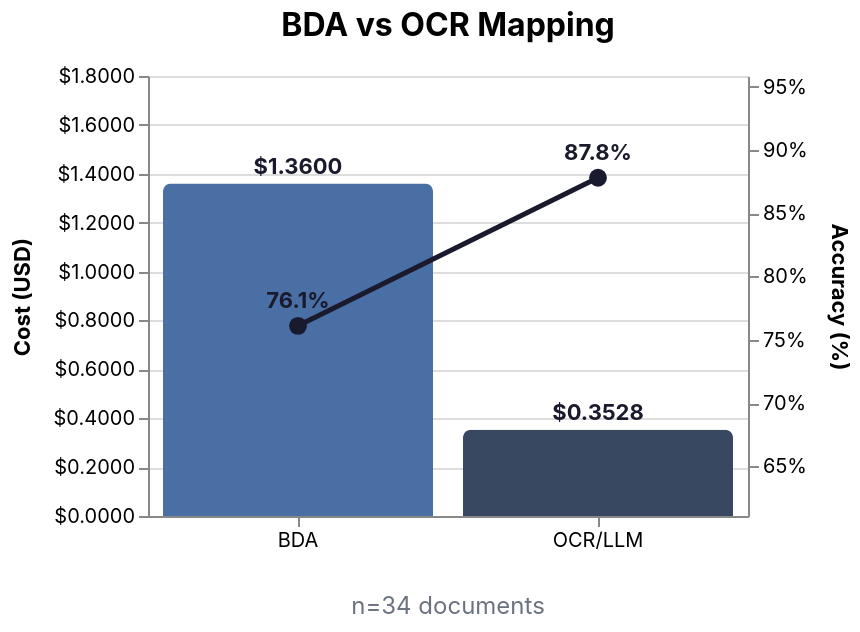

The specification (Vega-Lite) saved for this image:
### Vega-Lite specification from a JSON file in a GitHub repository (floating-point values rounded to 4 significant figures)
{"$schema": "https://vega.github.io/schema/vega-lite/v5.json", "vconcat": [{"$schema": "https://vega.github.io/schema/vega-lite/v5.json", "title": {"text": "BDA vs OCR Mapping", "fontSize": 16, "offset": 12}, "width": 300, "height": 220, "resolve": {"scale": {"y": "independent"}}, "layer": [{"data": {"values": [{"cost": 1.36, "method": "BDA"}, {"cost": 0.3528, "method": "OCR/LLM"}]}, "layer": [{"mark": {"type": "bar", "cornerRadiusTopLeft": 4, "cornerRadiusTopRight": 4}, "encoding": {"x": {"field": "method", "type": "nominal", "axis": {"labelAngle": 0, "title": null}, "sort": null}, "y": {"field": "cost", "type": "quantitative", "axis": {"title": "Cost (USD)", "format": "$.4f", "titlePadding": 10}, "scale": {"zero": true, "domainMax": 1.632}}, "color": {"field": "method", "type": "nominal", "scale": {"range": ["#4a6fa5", "#384860"]}, "legend": null}, "tooltip": [{"field": "method", "type": "nominal", "title": "Primary Method"}, {"field": "cost", "type": "quantitative", "title": "Cost", "format": "$.4f"}]}}, {"mark": {"type": "text", "dy": -8, "fontWeight": "bold"}, "encoding": {"x": {"field": "method", "type": "nominal", "sort": null}, "y": {"field": "cost", "type": "quantitative"}, "text": {"field": "cost", "type": "quantitative", "format": "$.4f"}, "color": {"value": "#1a1a2e"}}}]}, {"data": {"values": [{"accuracy": 76.1, "method": "BDA"}, {"accuracy": 87.8, "method": "OCR/LLM"}]}, "layer": [{"mark": {"type": "line", "point": {"filled": true, "size": 80, "color": "#1a1a2e"}, "strokeWidth": 2.5, "color": "#1a1a2e"}, "encoding": {"x": {"field": "method", "type": "nominal", "sort": null}, "y": {"field": "accuracy", "type": "quantitative", "axis": {"title": "Accuracy (%)", "orient": "right", "labelExpr": "datum.value + '%'", "titlePadding": 10}, "scale": {"domain": [61.08, 95.84]}}, "tooltip": [{"field": "method", "type": "nominal", "title": "Primary Method"}, {"field": "accuracy", "type": "quantitative", "title": "Accuracy", "format": ".1f"}]}}, {"transform": [{"calculate": "datum.accuracy + '%'", "as": "acc_label"}], "mark": {"type": "text", "dy": -12, "fontSize": 11, "fontWeight": "bold", "color": "#1a1a2e"}, "encoding": {"x": {"field": "method", "type": "nominal", "sort": null}, "y": {"field": "accuracy", "type": "quantitative", "scale": {"domain": [61.08, 95.84]}}, "text": {"field": "acc_label", "type": "nominal"}}}]}], "config": {"background": "#ffffff", "font": "Inter, system-ui, sans-serif", "view": {"stroke": null}, "axis": {"grid": false, "domainColor": "#e5e7eb", "tickColor": "#e5e7eb"}}}, {"$schema": "https://vega.github.io/schema/vega-lite/v5.json", "width": 300, "height": 16, "data": {"values": [{"x": 0}]}, "mark": {"type": "text", "fontSize": 12, "color": "#6b7280"}, "encoding": {"text": {"value": "n=34 documents"}}, "config": {"background": "#ffffff", "view": {"stroke": null}}}], "config": {"background": "#ffffff", "font": "Inter, system-ui, sans-serif", "view": {"stroke": null}}}
